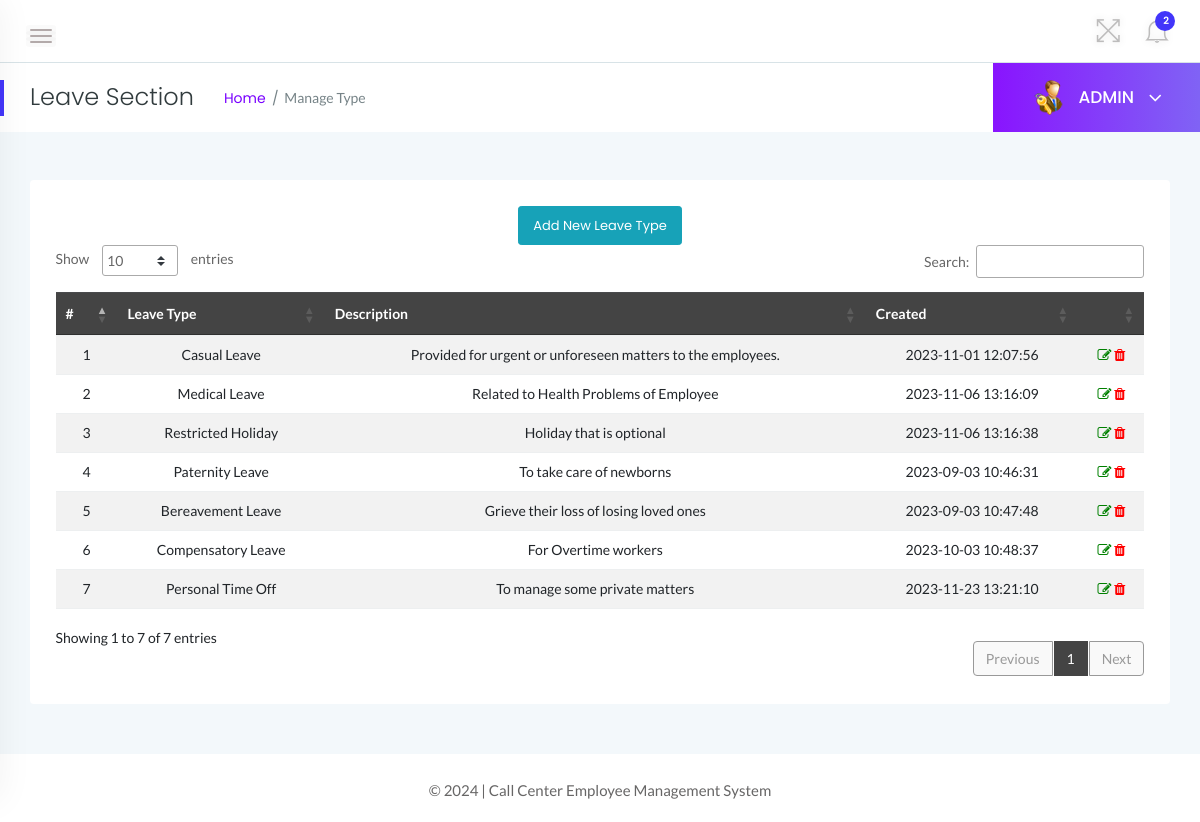
Page /admin/leave-section.php (signed in) on the committed database.
### tables this page shows
CREATE TABLE `leavetype` (
  `id` INT NOT NULL AUTO_INCREMENT,
  `LeaveType` VARCHAR(200) NOT NULL,
  `Description` MEDIUMTEXT,
  `CreationDate` TIMESTAMP NOT NULL DEFAULT CURRENT_TIMESTAMP,
  PRIMARY KEY (`id`)
);

### admin/leave-section.php (the view, shortened to what this page needs)
<?php
    if(strlen($_SESSION['alogin'])==0){
    header('location:index.php');
    } else {
?>
<!doctype html>
<html class="no-js" lang="en">
<head>
    <link rel="stylesheet" href="../assets/css/bootstrap.min.css">
    <link rel="stylesheet" href="../assets/css/font-awesome.min.css">
    <link rel="stylesheet" href="../assets/css/themify-icons.css">
    <link rel="stylesheet" href="../assets/css/metisMenu.css">
    <link rel="stylesheet" href="../assets/css/owl.carousel.min.css">
    <link rel="stylesheet" href="../assets/css/slicknav.min.css">
    <link rel="stylesheet" href="https://www.amcharts.com/lib/3/plugins/export/export.css" type="text/css" media="all" />
    <link rel="stylesheet" type="text/css" href="https://cdn.datatables.net/1.10.19/css/jquery.dataTables.css">
    <link rel="stylesheet" type="text/css" href="https://cdn.datatables.net/1.10.18/css/dataTables.bootstrap4.min.css">
    <link rel="stylesheet" type="text/css" href="https://cdn.datatables.net/responsive/2.2.3/css/responsive.bootstrap.min.css">
    <link rel="stylesheet" type="text/css" href="https://cdn.datatables.net/responsive/2.2.3/css/responsive.jqueryui.min.css">
    <link rel="stylesheet" href="../assets/css/typography.css">
    <link rel="stylesheet" href="../assets/css/default-css.css">
    <link rel="stylesheet" href="../assets/css/styles.css">
    <link rel="stylesheet" href="../assets/css/responsive.css">
</head>
<body>
    <div class="page-container">
        <div class="main-content">
            <div class="header-area">
                <div class="row align-items-center">
                    <div class="col-md-6 col-sm-8 clearfix">
                        <div class="nav-btn pull-left">
                            <span></span>
                            <span></span>
                            <span></span>
                        </div>
                    </div>
                    <div class="col-md-6 col-sm-4 clearfix">
                        <ul class="notification-area pull-right">
                            <li id="full-view"><i class="ti-fullscreen"></i></li>
                            <?php include '../includes/admin-notification.php'?>
                        </ul>
                    </div>
                </div>
            </div>
            <div class="page-title-area">
                <div class="row align-items-center">
                    <div class="col-sm-6">
                        <div class="breadcrumbs-area clearfix">
                            <h4 class="page-title pull-left">Leave Section</h4>
                            <ul class="breadcrumbs pull-left">
                                <li><a href="dashboard.php">Home</a></li>
                                <li><span>Manage Type</span></li>
                            </ul>
                        </div>
                    </div>
                    <div class="col-sm-6 clearfix">
                        <div class="user-profile pull-right">
                            <img class="avatar user-thumb" src="../assets/images/admin.png" alt="avatar">
                            <h4 class="user-name dropdown-toggle" data-toggle="dropdown">ADMIN <i class="fa fa-angle-down"></i></h4>
                        </div>
                    </div>
                </div>
            </div>
            <div class="main-content-inner">
                <div class="row">
                    <div class="col-12 mt-5">
                        <div class="card">
                            <div class="card-body">
                                <div class="data-tables datatable-dark">
                                <center><a href="add-leavetype.php" class="btn btn-sm btn-info">Add New Leave Type</a></center>
                                    <table id="dataTable3" class="table table-hover table-striped text-center">
                                        <thead class="text-capitalize">
                                            <tr>
                                                <th>#</th>
                                                <th>Leave Type</th>
                                                <th>Description</th>
                                                <th>Created</th>
                                                <th></th>
                                            </tr>
                                        </thead>
                                        <tbody>
                                        <?php $sql = "SELECT * from leavetype";
                                        $query = $dbh -> prepare($sql);
                                        $query->execute();
                                        $results=$query->fetchAll(PDO::FETCH_OBJ);
                                        $cnt=1;
                                        if($query->rowCount() > 0)
                                        {
                                        foreach($results as $result)
                                        {               ?>
                                        <tr>
                                            <td> <?php echo htmlentities($cnt);?></td>
                                            <td><?php echo htmlentities($result->LeaveType);?></td>
                                            <td><?php echo htmlentities($result->Description);?></td>
                                            <td><?php echo htmlentities($result->CreationDate);?></td>
                                            <td><a href="edit-leaveType.php?lid=<?php echo htmlentities($result->id);?>"><i class="fa fa-edit" style="color:green"></i></a>
                                            <a href="leave-section.php?del=<?php echo htmlentities($result->id);?>" onclick="return confirm('Do you want to delete?');"> <i class="fa fa-trash" style="color:red"></i></a> </td>
                                        </tr>
                                         <?php $cnt++;} }?>
                                    </tbody>
                                    </table>
                                </div>
                            </div>
                        </div>
                    </div>
                </div>
                </div>
            </div>
            <?php include '../includes/footer.php' ?>
        </div>
</body>
</html>
<?php } ?>

### assets/css/styles.css (style rules this page uses)
.page-container { width: 100%; height: 100%; min-height: 100vh; padding-left: 280px; -webkit-transition: padding-left 0.3s ease 0s; transition: padding-left 0.3s ease 0s; }
.sbar_collapsed.page-container { padding-left: 0; }
.card { border: none; border-radius: 4px; background-color: #fff; -webkit-transition: all 0.3s ease 0s; transition: all 0.3s ease 0s; }
.card-body { padding: 25.6px; padding: 1.6rem; }
.main-content { width: 100%; background: #f3f8fb; }
.main-content-inner { padding: 0 30px 50px; }
.header-area { padding: 15px 30px; background: #fff; border-bottom: 1px solid #d8e3e7; }
.nav-btn { margin: 10px 30px 0 0; cursor: pointer; }
.nav-btn span { display: block; width: 22px; height: 2px; background: #b3aaaa; margin: 4px 0; border-radius: 15px; -webkit-transition: all 0.3s ease 0s; transition: all 0.3s ease 0s; box-shadow: 0 0 0 4px rgba(99, 96, 96, 0.03); }
.nav-btn span:nth-child(2) { opacity: 0; }
.nav-btn span:first-child { -webkit-transform: rotate(45deg) translate(5px, 5px); transform: rotate(45deg) translate(5px, 5px); }
.nav-btn span:last-child { -webkit-transform: rotate(-45deg) translate(3px, -3px); transform: rotate(-45deg) translate(3px, -3px); }
.sbar_collapsed .nav-btn span { transform: none; opacity: 1; }
.notification-area { -webkit-user-select: none; -moz-user-select: none; -ms-user-select: none; user-select: none; position: relative; z-index: 1; }
.notification-area li { display: inline-block; margin-left: 20px; cursor: pointer; -webkit-user-select: none; -moz-user-select: none; -ms-user-select: none; user-select: none; }
.notification-area li > i { font-size: 26px; color: #bdbcbc; vertical-align: middle; text-shadow: 0 0 8px rgba(0, 0, 0, 0.12); -webkit-transition: color 0.3s ease 0s; transition: color 0.3s ease 0s; }
.notification-area li#full-view { display: inline-block; }
.page-title-area { padding: 0 30px; background: #fff; position: relative; }
.page-title-area:before { content: ""; position: absolute; left: 0; top: 50%; width: 4px; height: 36px; background: var(--primary-color); -webkit-transform: translateY(-50%); transform: translateY(-50%); }
.page-title { font-size: 24px; font-weight: 300; color: #313b3d; letter-spacing: 0; margin-right: 30px; }
ul.breadcrumbs { margin-top: 4px; }
.breadcrumbs li { display: inline-block; }
.breadcrumbs li a, .breadcrumbs li span { display: block; font-size: 14px; font-weight: 400; color: #7801ff; letter-spacing: 0; margin-right: 16px; position: relative; }
.breadcrumbs li a:before { content: "/"; color: #768387; position: absolute; right: -13px; top: 0; }
.breadcrumbs li span { margin-right: 0; color: #768387; text-transform: capitalize; }
.user-profile { margin-right: -30px; display: -webkit-box; display: -ms-flexbox; display: flex; -webkit-box-align: center; -ms-flex-align: center; align-items: center; -ms-flex-wrap: wrap; flex-wrap: wrap; background: -webkit-linear-gradient(left, #8914fe 0%, #8063f5 100%); background: linear-gradient(to right, #8914fe 0%, #8063f5 100%); padding: 17px 38px; position: relative; }
.user-profile img.avatar { height: 35px; width: 35px; border-radius: 50%; margin-right: 12px; }
.user-name { font-size: 17px; font-weight: 500; color: #fff; letter-spacing: 0; cursor: pointer; -webkit-user-select: none; -moz-user-select: none; -ms-user-select: none; user-select: none; }
.user-name i { margin-left: 10px; font-size: 21px; vertical-align: middle; position: relative; }
.notification-area .dropdown-toggle, .user-name.dropdown-toggle { position: relative; }
.notification-area .dropdown-toggle:after, .user-name.dropdown-toggle:after { display: none; }
.btn { padding: 11px 17px; font-size: 13px; letter-spacing: 0; }
.btn-sm { padding: 9px 14px; }
table tr th { border-bottom: none; }
table tr th, table tr td { border-top: 1px solid rgba(120, 130, 140, 0.13) !important; }
table.dataTable.no-footer { border-bottom: 1px solid rgba(120, 130, 140, 0.13) !important; }
table.dataTable thead th, table.dataTable thead td { border-bottom-color: transparent; }
.datatable-dark thead { background: #444; color: #fff; }

### rows in the picture
leavetype: LeaveType "Casual Leave", Description "Provided for urgent or unforeseen matters to the employees.", CreationDate "2023-11-01 12:07:56"
leavetype: LeaveType "Medical Leave", Description "Related to Health Problems of Employee", CreationDate "2023-11-06 13:16:09"
leavetype: LeaveType "Restricted Holiday", Description "Holiday that is optional", CreationDate "2023-11-06 13:16:38"
leavetype: LeaveType "Paternity Leave", Description "To take care of newborns", CreationDate "2023-09-03 10:46:31"
leavetype: LeaveType "Bereavement Leave", Description "Grieve their loss of losing loved ones", CreationDate "2023-09-03 10:47:48"
leavetype: LeaveType "Compensatory Leave", Description "For Overtime workers", CreationDate "2023-10-03 10:48:37"
leavetype: LeaveType "Personal Time Off", Description "To manage some private matters", CreationDate "2023-11-23 13:21:10"

### other values in the picture
$unreadcount "2"
